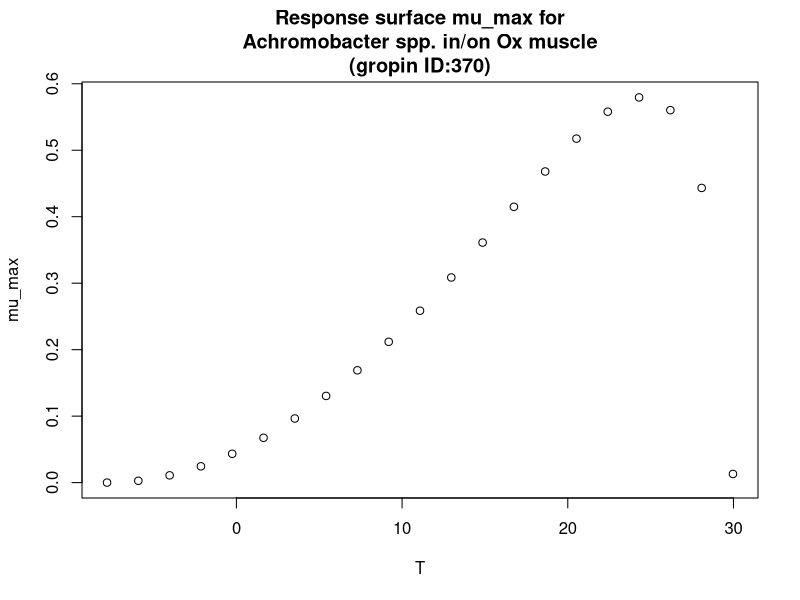

This chart was generated by the following R code:
#############################
# start of Parameter script
#############################
T <- seq(-7.8078,29.97002997003,length.out=21)
#############################
# end of Parameter script
#############################
############################# 
# start of Model script Gropin ID 370 
#############################
 
# constant coefficients for this model
 
variables <- data.frame(T)
argumentsPar <- expand.grid(variables)
 
# heart of the model
response_surface <- function(T) {
   mumax <-(5.8*(10^-1)*(T-30)*((T+7.8)^2))/((24.6+7.8)*((24.6+7.8)*(T-24.6)-(24.6-30)*(24.6-7.8-2*T)))

return(mumax=mumax)
} 

# output parameters
mumax <- cbind(argumentsPar,response_surface(argumentsPar['T']))
colnames(mumax) <- c(colnames(argumentsPar),'mumax')
#############################
# End of Model script
#############################
############################# 
# start of Visualisation script Gropin ID 370 
#############################
plot(T,mumax$mumax,
                          xlab='T',
                          ylab='mu_max',main='Response surface mu_max for
Achromobacter spp. in/on Ox muscle
(gropin ID:370)')
#############################
# End of Visualisation script
#############################
